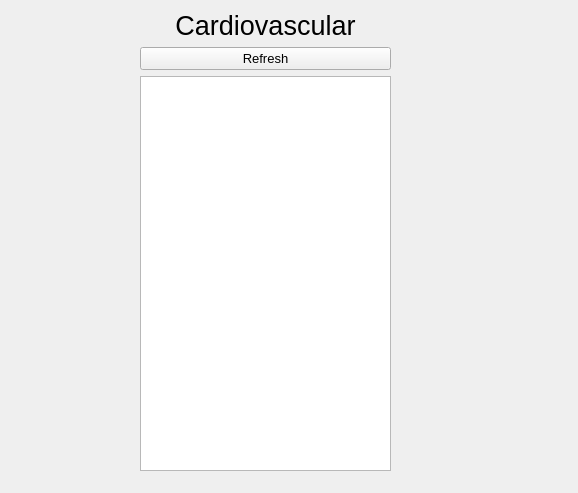
<?xml version="1.0" encoding="UTF-8"?>
<ui version="4.0">
 <class>Form</class>
 <widget class="QWidget" name="Form">
  <property name="geometry">
   <rect>
    <x>0</x>
    <y>0</y>
    <width>578</width>
    <height>493</height>
   </rect>
  </property>
  <property name="windowTitle">
   <string>Form</string>
  </property>
  <widget class="QWidget" name="verticalLayoutWidget">
   <property name="geometry">
    <rect>
     <x>140</x>
     <y>10</y>
     <width>251</width>
     <height>461</height>
    </rect>
   </property>
   <layout class="QVBoxLayout" name="verticalLayout">
    <item>
     <widget class="QLabel" name="label">
      <property name="font">
       <font>
        <pointsize>20</pointsize>
       </font>
      </property>
      <property name="text">
       <string>Cardiovascular</string>
      </property>
      <property name="alignment">
       <set>Qt::AlignCenter</set>
      </property>
     </widget>
    </item>
    <item>
     <widget class="QPushButton" name="refresh_button">
      <property name="font">
       <font>
        <pointsize>10</pointsize>
       </font>
      </property>
      <property name="text">
       <string>Refresh</string>
      </property>
     </widget>
    </item>
    <item>
     <widget class="QListWidget" name="listWidget"/>
    </item>
   </layout>
  </widget>
 </widget>
 <resources/>
 <connections/>
</ui>
